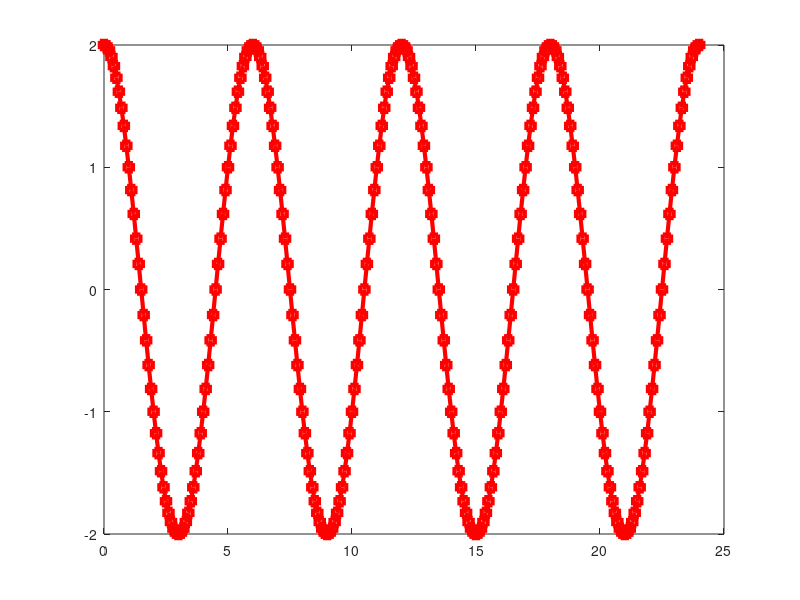

Write MATLAB code to recreate this figure.
close all
clear all 
A = 2; 
x = 0:0.1:24;
for lambda = 2:0.1:6 
    y = A.*cos(2*pi*x/lambda);
    plot(x,y,'-sr','linewidth',3);
    pause(0.03)
end